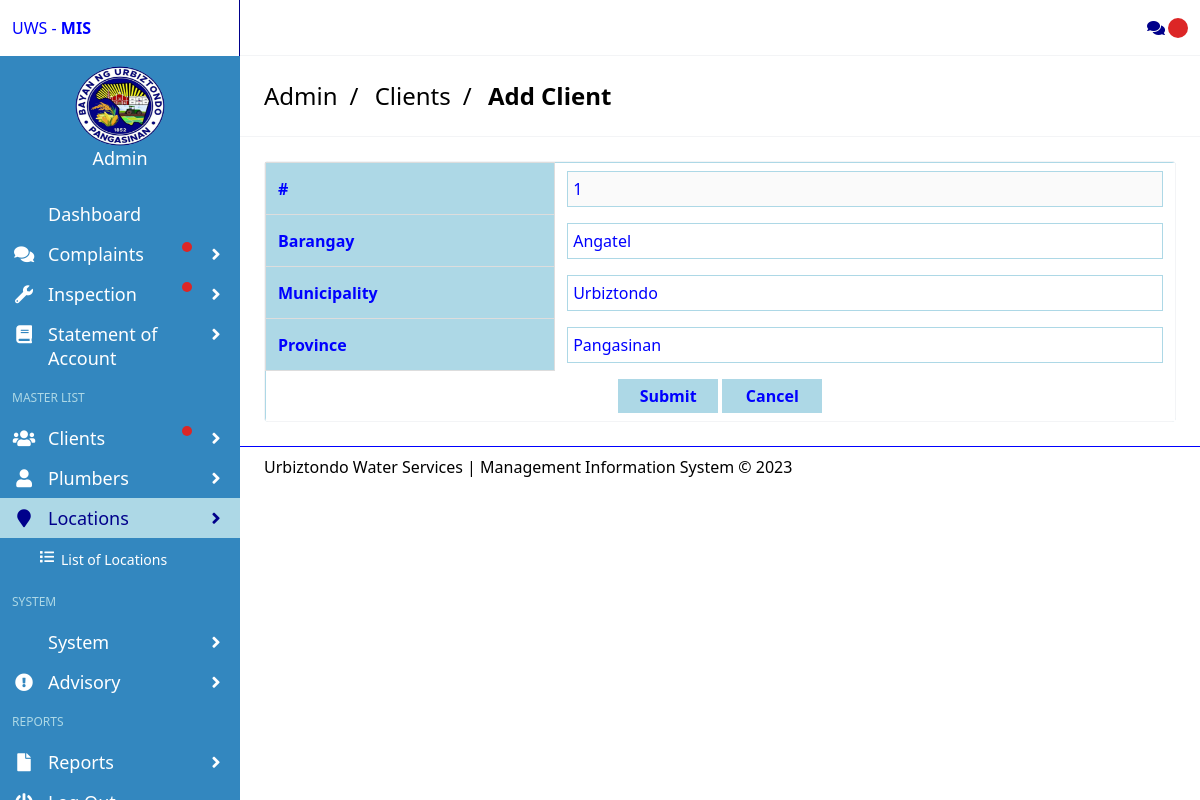
Screenshot of /admin/edit-locations.php?ctid=1 (signed in) with the database file from the repository.
### tables this page shows
CREATE TABLE `tbladdress` (
  `address_ID` int(11) NOT NULL,
  `Barangay` varchar(100) NOT NULL,
  `Municipality` varchar(50) NOT NULL,
  `Province` varchar(50) NOT NULL
);

### admin/edit-locations.php (the view, shortened to what this page needs)
<?php include 'includes/session.php';?>
<?php include 'includes/header.php' ?>
<?php include 'includes/topbar.php' ?>
<?php $page = "location"; include 'includes/leftbar.php' ?>
<section class="is-title-bar">
  <div class="flex flex-col md:flex-row items-center justify-between space-y-6 md:space-y-0">
    <ul>
      <li style='color:black'>Admin</li>
      <li style='color:black'>Clients</li>
      <li style='color:black'> Add Client</li>
    </ul>
  </div>
  </section>
  <section class="section main-section">
    <div class="card has-table" style='color:blue'>
	<form method="POST">
		<?php
		$id = $_GET['ctid'];
			$client="SELECT * FROM tbladdress WHERE address_ID='$id' ";
			$res=mysqli_query($connect, $client)or die(mysqli_error($connect));
			while($rw=mysqli_fetch_assoc($res))
			{
				$cid=$rw["address_ID"];
				$cn=$rw["Barangay"];
				$cadd=$rw["Municipality"];
				$cem=$rw["Province"];
		?>
			<table>
				<tr>
					<th>#</th>
					<td style='background:white'><input type="text" value="<?php echo $cid;?>" name="cid" name="name" style="border:solid;border-color:lightblue;border-width:1px;width:100%;padding:5px"disabled></td>
				</tr>
				<tr>
					<th>Barangay</th>
					<td style='background:white'><input type="text" value="<?php echo $cn;?>" name="name" style="border:solid;border-color:lightblue;border-width:1px;width:100%;padding:5px"required></td>
				</tr>
				<tr>
					<th>Municipality</th>
					<td style='background:white'><input type="text" value="<?php echo $cadd;?>" name="address" style="border:solid;border-color:lightblue;border-width:1px;width:100%;padding:5px"required></td>
				</tr>
				<tr>
					<th>Province</th>
					<td style='background:white'><input type="text" value="<?php echo $cem;?>" name="email" style="border:solid;border-color:lightblue;border-width:1px;width:100%;padding:5px"required></td>
				</tr>
				<tr>
					<td style='background:white' colspan="2">
					<center>
					<button type="submit" value="Done" name="btnupdate"  style="background:lightblue;font-weight:bold;padding:5px;width:100px">Submit</button>
					<button type="submit" value="Cancel" name="btncancel" style="background:lightblue;font-weight:bold;padding:5px;width:100px">Cancel</button>
					</center>
					</td>
				</tr>
				<?php
			}
				?>
			</table>
		</form
    </div>
  </section>
<?php include 'includes/footer.php' ?>

### css1/main.css (style rules this page uses)
html { -moz-tab-size: 4; -o-tab-size: 4; tab-size: 4; }
html { line-height: 1.15; -webkit-text-size-adjust: 100%; }
table { text-indent: 0; border-color: inherit; }
button, input, optgroup, select, textarea { font-family: inherit; font-size: 100%; line-height: 1.15; margin: 0; }
button, select { text-transform: none; }
[type="button"], [type="reset"], [type="submit"], button { -webkit-appearance: button; }
button { background-color: transparent; background-image: none; }
ol, ul { list-style: none; margin: 0; padding: 0; }
html { font-family: ui-sans-serif, system-ui, -apple-system, BlinkMacSystemFont, "Segoe UI", Roboto, "Helvetica Neue", Arial, "Noto Sans", sans-serif, "Apple Color Emoji", "Segoe UI Emoji", "Segoe UI Symbol", "Noto Color Emoji"; line-height: 1.5; }
input::placeholder, textarea::placeholder { opacity: 1; color: #9ca3af; }
button { cursor: pointer; }
table { border-collapse: collapse; }
button, input, optgroup, select, textarea { padding: 0; line-height: inherit; color: inherit; }
.flex { display: flex; }
.flex-col { flex-direction: column; }
.items-center { align-items: center; }
.justify-between { justify-content: space-between; }
* { --tw-shadow: 0 0 #0000; }
* { --tw-ring-inset: var(--tw-empty); --tw-ring-offset-width: 0px; --tw-ring-offset-color: #fff; --tw-ring-color: rgba(59, 130, 246, 0.5); --tw-ring-offset-shadow: 0 0 #0000; --tw-ring-shadow: 0 0 #0000; }
.main-section { padding: 1.5rem; }
.is-title-bar { --tw-border-opacity: 1; border-color: rgba(243, 244, 246, var(--tw-border-opacity)); border-bottom-width: 1px; padding: 1.5rem; }
.is-title-bar li { display: inline-block; font-size: 1.5rem; line-height: 2rem; padding-right: 0.75rem; --tw-text-opacity: 1; color: rgba(107, 114, 128, var(--tw-text-opacity)); }
.is-title-bar li:not(:last-child):after { content: "/"; display: inline-block; padding-left: 0.75rem; }
.is-title-bar li:last-child { font-weight: 900; padding-right: 0; --tw-text-opacity: 1; color: rgba(0, 0, 0, var(--tw-text-opacity)); }
.card { --tw-bg-opacity: 1; background-color: lightblue; --tw-border-opacity: 1; border-color: rgba(243, 244, 246, var(--tw-border-opacity)); border-radius: 0.25rem; border-width: 1px; }
table { width: 100%; }
tr { --tw-border-opacity: 1; border-color: rgba(243, 244, 246, var(--tw-border-opacity)); border-bottom-width: 4px; display: block; max-width: 100%; position: relative; }
@media (min-width: 1024px) { tr { border-bottom-width: 0; display: table-row; } }
tr:last-child { border-bottom-width: 0; }
@media (min-width: 1024px) { th { padding-top: 0.5rem; padding-bottom: 0.5rem; padding-left: 0.75rem; padding-right: 0.75rem; text-align: left; } }
td { --tw-border-opacity: 1; border-color: rgba(243, 244, 246, var(--tw-border-opacity)); border-bottom-width: 1px; display: flex; justify-content: space-between; padding-top: 0.75rem; padding-bottom: 0.75rem; padding-left: 1rem; padding-right: 1rem; text-align: right; vertical-align: top; }
@media (min-width: 1024px) { td { border-bottom-width: 0; display: table-cell; padding-top: 0.5rem; padding-bottom: 0.5rem; padding-left: 0.75rem; padding-right: 0.75rem; text-align: left; vertical-align: middle; } }
@media (min-width: 1024px) { tr:nth-child(odd) td { --tw-bg-opacity: 1; background-color: rgba(249, 250, 251, var(--tw-bg-opacity)); } }
td:last-child { border-bottom-width: 0; }
td:before { content: attr(data-label); font-weight: 600; padding-right: 0.75rem; text-align: left; }
@media (min-width: 1024px) { td:before { display: none; } }
@media (min-width: 768px) { .md\:flex-row { flex-direction: row; } }

### admin/includes/header.php (style rules this page uses)
th { border-top: 1px solid #dddddd; border-bottom: 1px solid #dddddd; border-right: 1px solid #dddddd; }
th:first-child { border-left: 1px solid #dddddd; }

### rows the page displays
tbladdress: cid "1", name "Angatel", address "Urbiztondo", email "Pangasinan"
